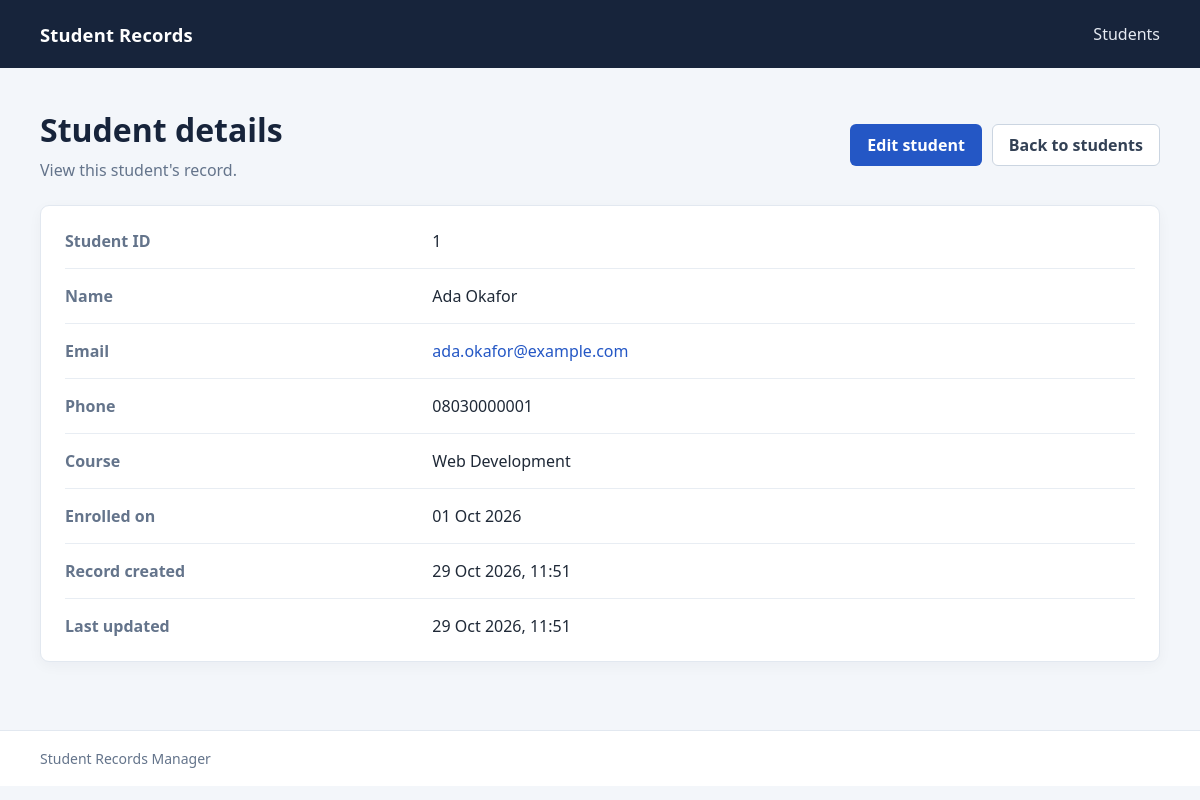
/show.php?id=1, run on the app's committed database.
### tables this page shows
CREATE TABLE `students` (
  `id` int(10) UNSIGNED NOT NULL,
  `first_name` varchar(60) NOT NULL,
  `last_name` varchar(60) NOT NULL,
  `email` varchar(120) NOT NULL,
  `phone` varchar(20) DEFAULT NULL,
  `course` enum('Web Development','Software Engineering','Data Analysis','UI/UX Design') NOT NULL,
  `enrolled_on` date NOT NULL,
  `created_at` timestamp NOT NULL DEFAULT current_timestamp(),
  `updated_at` timestamp NOT NULL DEFAULT current_timestamp() ON UPDATE current_timestamp()
);

### src/Database.php (called while the page is built, shortened)
<?php
function db(): PDO
{
    $config = require __DIR__ . '/../config/config.php';
    $settings = $config['db'];
    $dsn = sprintf(
        'mysql:host=%s;port=%d;dbname=%s;charset=utf8mb4',
        $settings['host'],
        $settings['port'],
        $settings['database']
    );
    $connection = new PDO($dsn, $settings['username'], $settings['password'], [
        PDO::ATTR_ERRMODE => PDO::ERRMODE_EXCEPTION,
        PDO::ATTR_DEFAULT_FETCH_MODE => PDO::FETCH_ASSOC,
        PDO::ATTR_EMULATE_PREPARES => false,
    ]);
    return $connection;
}

### src/helpers.php (called while the page is built, shortened)
<?php
function e(string|int|float|null $value): string
{
    return htmlspecialchars((string) $value, ENT_QUOTES | ENT_SUBSTITUTE, 'UTF-8');
}

### show.php (the view, shortened to what this page needs)
<?php
require_once __DIR__ . '/src/helpers.php';
require_once __DIR__ . '/src/Database.php';
$studentId = filter_input(INPUT_GET, 'id', FILTER_VALIDATE_INT);
$student = false;
$databaseUnavailable = false;
if ($studentId === false || $studentId === null || $studentId < 1) {
    http_response_code(400);
    $studentId = null;
} else {
    try {
        $statement = db()->prepare(
            'SELECT id, first_name, last_name, email, phone, course, enrolled_on, created_at, updated_at
             FROM students
             WHERE id = :id'
        );
        $statement->execute(['id' => $studentId]);
        $student = $statement->fetch();
    } catch (PDOException) {
        http_response_code(503);
        $databaseUnavailable = true;
    }
}
require __DIR__ . '/partials/header.php';
?>
<section class="page-heading">
    <div>
        <h1>Student details</h1>
        <p class="page-description">View this student's record.</p>
    </div>
    <div class="page-actions">
        <?php if ($student !== false && $student !== null): ?>
            <a class="button" href="edit.php?id=<?= e($student['id']) ?>">Edit student</a>
        <?php endif; ?>
        <a class="button button-secondary" href="index.php">Back to students</a>
    </div>
</section>
<?php if ($databaseUnavailable): ?>
    <section class="card error-state" role="alert">
        <h2>Student records are temporarily unavailable</h2>
        <p>
            We couldn't reach the student database. Please make sure MySQL is running
            in XAMPP, then try again.
        </p>
        <a class="button button-secondary" href="show.php?id=<?= e($studentId ?? '') ?>">Try again</a>
    </section>
<?php else: ?>
    <section class="card detail-card">
        <dl class="student-details">
            <div>
                <dt>Student ID</dt>
                <dd><?= e($student['id']) ?></dd>
            </div>
            <div>
                <dt>Name</dt>
                <dd><?= e($student['first_name'] . ' ' . $student['last_name']) ?></dd>
            </div>
            <div>
                <dt>Email</dt>
                <dd><a href="mailto:<?= e($student['email']) ?>"><?= e($student['email']) ?></a></dd>
            </div>
            <div>
                <dt>Phone</dt>
                <dd><?= $student['phone'] !== null && $student['phone'] !== '' ? e($student['phone']) : 'Not provided' ?></dd>
            </div>
            <div>
                <dt>Course</dt>
                <dd><?= e($student['course']) ?></dd>
            </div>
            <div>
                <dt>Enrolled on</dt>
                <dd><?= e((new DateTime($student['enrolled_on']))->format('d M Y')) ?></dd>
            </div>
            <div>
                <dt>Record created</dt>
                <dd><?= e((new DateTime($student['created_at']))->format('d M Y, H:i')) ?></dd>
            </div>
            <div>
                <dt>Last updated</dt>
                <dd><?= e((new DateTime($student['updated_at']))->format('d M Y, H:i')) ?></dd>
            </div>
        </dl>
    </section>
<?php endif; ?>
<?php require __DIR__ . '/partials/footer.php'; ?>

### assets/app.css (style rules this page uses)
:root { color-scheme: light; font-family: "Segoe UI", Arial, sans-serif; color: #1f2937; background: #f3f6fa; font-synthesis: none; text-rendering: optimizeLegibility; }
* { box-sizing: border-box; }
body { min-width: 320px; min-height: 100vh; margin: 0; }
a { color: #2457c5; text-decoration: none; }
.page-heading { display: flex; align-items: center; justify-content: space-between; gap: 20px; margin-bottom: 24px; }
h1 { margin: 0; color: #17243b; font-size: clamp(1.6rem, 3vw, 2rem); }
.page-description { margin: 8px 0 0; color: #64748b; }
.page-actions { display: flex; flex-wrap: wrap; gap: 10px; }
.button { display: inline-flex; min-height: 42px; align-items: center; justify-content: center; padding: 0 16px; border: 1px solid transparent; border-radius: 6px; background: #2457c5; color: #fff; font: inherit; font-weight: 600; white-space: nowrap; }
.button-secondary { border-color: #cbd5e1; background: #fff; color: #334155; }
.card { overflow: hidden; border: 1px solid #e2e8f0; border-radius: 9px; background: #fff; box-shadow: 0 4px 14px rgb(15 23 42 / 4%); }
.detail-card { padding: 8px 24px; }
.student-details { margin: 0; }
.student-details > div { display: grid; grid-template-columns: minmax(140px, 1fr) 2fr; gap: 16px; padding: 16px 0; border-bottom: 1px solid #e8edf3; }
.student-details > div:last-child { border-bottom: 0; }
.student-details dt { color: #64748b; font-weight: 600; }
.student-details dd { min-width: 0; margin: 0; overflow-wrap: anywhere; }

### data on the page
students: id "1", first_name+last_name "Ada Okafor", email "ada.okafor@example.com", phone "08030000001", course "Web Development", enrolled_on "01 Oct 2026", created_at "29 Oct 2026, 11:51", updated_at "29 Oct 2026, 11:51"
